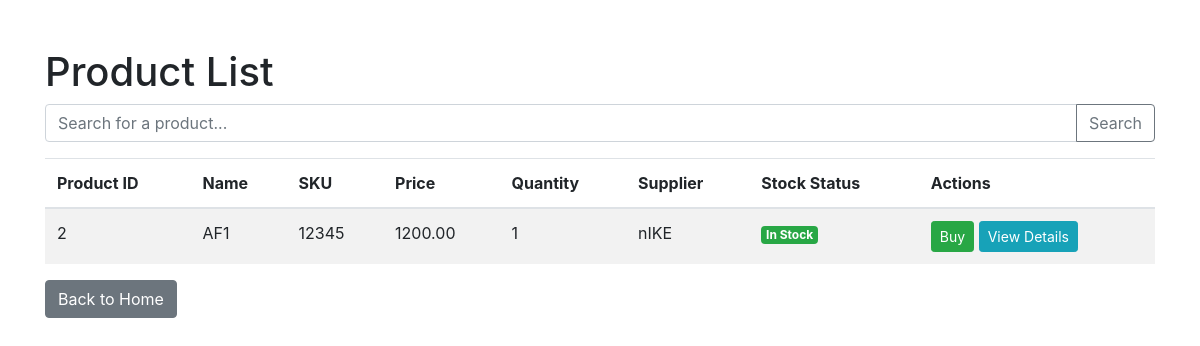
The page /list/ on the database as committed earlier.
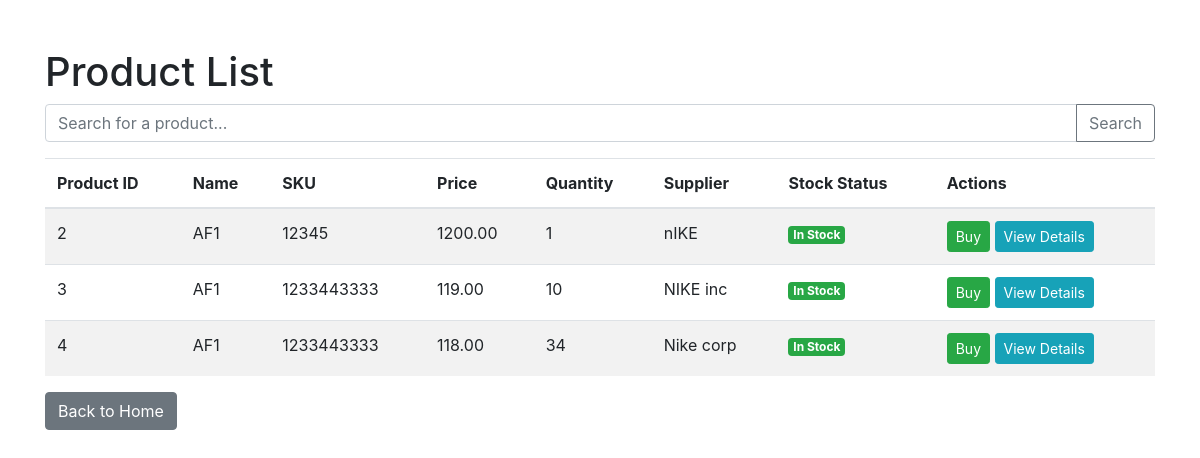
The same page on the database as committed later.
### invApp/models.py (models this page shows, shortened)
class Product(models.Model):
    product_id = models.AutoField(primary_key=True)  # Use this if you want to explicitly define product_id as the PK
    name = models.CharField(max_length=100)
    sku = models.CharField(max_length=100)
    price = models.DecimalField(max_digits=10, decimal_places=2)
    quantity = models.IntegerField()
    supplier = models.CharField(max_length=100)
    quantity = models.PositiveIntegerField()

### invApp/views.py (the view)
# urls.py: path('list/', views.product_list_view, name="product_list"),  # Authenticated users
def product_list_view(request):
    products = Product.objects.all()
    return render(request, 'invApp/product_list.html', {'products': products})

### invApp/templates/invApp/product_list.html (shortened to what this page needs)
<!DOCTYPE html>
<html lang="en">
<head>
    <link rel="stylesheet" href="https://stackpath.bootstrapcdn.com/bootstrap/4.5.2/css/bootstrap.min.css">
</head>
<body>
    <div class="container mt-5">
        <h1>Product List</h1>
        <form method="GET" action="{% url 'product_list' %}">
            <div class="input-group mb-3">
                <input type="text" name="query" class="form-control" placeholder="Search for a product...">
                <div class="input-group-append">
                    <button class="btn btn-outline-secondary" type="submit">Search</button>
                </div>
            </div>
        </form>
        <table class="table table-striped">
            <thead>
                <tr>
                    <th>Product ID</th>
                    <th>Name</th>
                    <th>SKU</th>
                    <th>Price</th>
                    <th>Quantity</th>
                    <th>Supplier</th>
                    <th>Stock Status</th>
                    <th>Actions</th>
                </tr>
            </thead>
            <tbody>
                {% for product in products %}
                <tr>
                    <td>{{ product.product_id }}</td>
                    <td>{{ product.name }}</td>
                    <td>{{ product.sku }}</td>
                    <td>{{ product.price }}</td>
                    <td>{{ product.quantity }}</td>
                    <td>{{ product.supplier }}</td>
                    <td>
                        {% if product.quantity > 0 %}
                            <span class="badge badge-success">In Stock</span>
                        {% else %}
                            <span class="badge badge-danger">Out of Stock</span>
                        {% endif %}
                    </td>
                    <td>
                        {% if request.user.is_authenticated %}
                            <a href="{% url 'product_update' product.product_id %}" class="btn btn-warning btn-sm">Update</a>
                            <a href="{% url 'product_delete' product.product_id %}" class="btn btn-danger btn-sm">Delete</a>
                        {% else %}
                            <a href="#" class="btn btn-success btn-sm">Buy</a>
                        {% endif %}
                        <a href="{% url 'product_detail' product.product_id %}" class="btn btn-info btn-sm">View Details</a>
                    </td>
                </tr>
                {% empty %}
                <tr>
                    <td colspan="8" class="text-center">No products available.</td>
                </tr>
                {% endfor %}
            </tbody>
        </table>
        <div class="mt-3">
            <a href="{% url 'home' %}" class="btn btn-secondary">Back to Home</a>
        </div>
    </div>
</body>
</html>

Rows that differ between the two databases and show on the page:
added Product: product_id "3", name "AF1", sku "1233443333", price "119.00", quantity "10", supplier "NIKE inc", shows "In Stock"
added Product: product_id "4", name "AF1", sku "1233443333", price "118.00", quantity "34", supplier "Nike corp", shows "In Stock"
